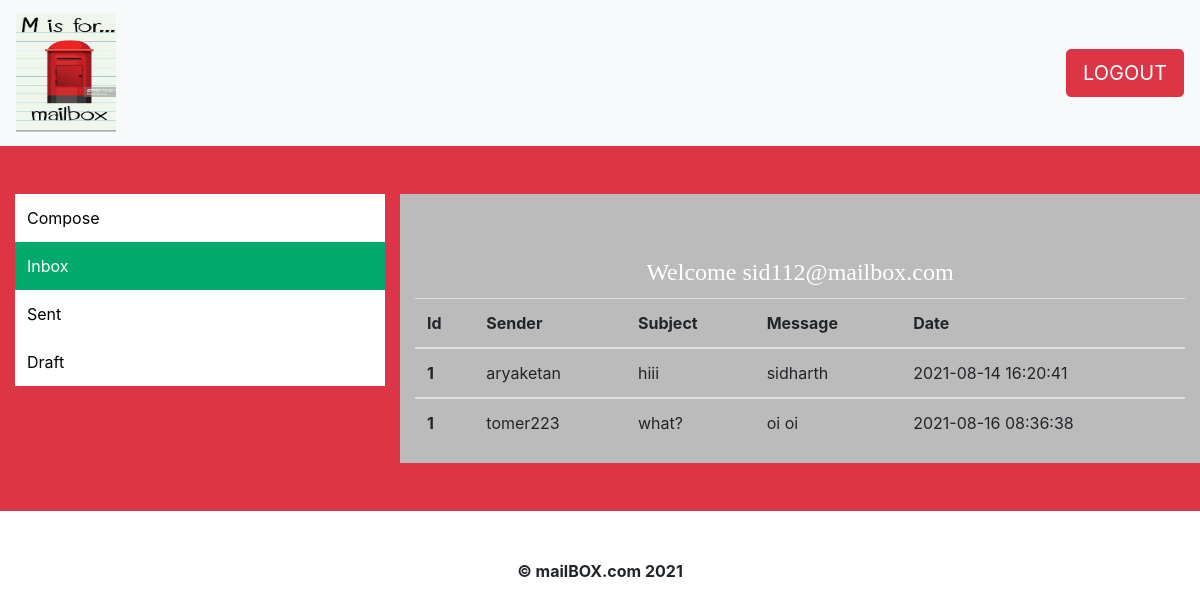
Page /account.php (signed in) on the committed database.
### tables this page shows
CREATE TABLE `inbox` (
  `id` int(11) NOT NULL,
  `reciver` varchar(100) NOT NULL,
  `sender` varchar(100) NOT NULL,
  `subject` varchar(200) NOT NULL,
  `message` varchar(1000) NOT NULL,
  `datetime` timestamp NOT NULL DEFAULT current_timestamp() ON UPDATE current_timestamp()
);

### account.php (the view, shortened to what this page needs)
<?php
include("connect.php");
$q="select * from register where username='$_SESSION[username]' and pass='$_SESSION[pass]'";
$res=mysqli_query($con,$q);
$c=mysqli_num_rows($res);
?>
<!DOCTYPE html>
<html lang="en">
<head>
    <link rel="stylesheet" href="https://cdn.jsdelivr.net/npm/bootstrap@4.6.0/dist/css/bootstrap.min.css">
</head>
<body>
<nav class="navbar navbar-light bg-light">
    <a class="navbar-brand" style="text-decoration: none; font-size: 20px;" href="logout.php">
      <img src="./Images/logo.png.jpg" height="120vh" width="100wh" class="d-inline-block align-top" alt="">
    </a>
    <a  href="logout.php"><button type="submit" value="LOGOUT" class="btn btn-danger btn-lg" >LOGOUT</button></a>
  </nav>
<div class="center-body bg-danger">
            <div class="center-content">
                <div class="container-fluid pt-5 pb-5">
                    <div class="row">
                        <div class="column left col-4" >
                            <div class="vertical-menu">
                                <a href="./compose.php">Compose</a>
                                <a href="./account.php" class="active">Inbox</a>
                                <a href="./sent.php">Sent</a>
                                <a href="./draft.php">Draft</a>
                            </div>
                        </div>
                        <div class="column right col-9" style="background-color:#bbb;">
                        <?php
                            if($c==0)
                                {
                                   header("location:index.php");
                                }
                            else
                                {
                                   echo "<h1 class='text-center'><font face=Brush Script MT size=5px color=white><br>Welcome $_SESSION[username]</font></h1>";
                                }
                        ?>
                        <?php
                         include("connect.php");
                        $tab="select * from inbox where reciver='$_SESSION[username]'";
                        $res=mysqli_query($con,$tab);
                        ?>
                        <table class="table table-hover table-responsive  w-100 d-block d-sm-table">
                        <thead>
                        <th scope="col">Id</th>
                          <th scope="col">Sender</th>
                          <th scope="col">Subject</th>
                          <th scope="col">Message</th>
                          <th scope="col">Date</th>
                      </thead>
                      <?php
                           while ($row=mysqli_fetch_assoc($res))
                            {
                        ?>
                        <tbody>
                        <tr>
                          <th scope="row">1</th>
                          <td><?php echo $row['sender'];?></td>
                          <td><?php echo $row['subject'];?></td>
                          <td><?php echo $row['message'];?></td>
                          <td><?php echo $row['datetime'];?></td>
                        </tr>
                      </tbody>
                      <?php
                           }
                      ?>
                    </table>
                        </div>
                    </div>
                </div>
            </div>
        </div>
        <div class="footer pt-5 pb-5 ">
            <footer class="text-center font-weight-bolder">&copy mailBOX.com 2021</footer>
        </div>
</body>
</html>

### account.php (style rules this page uses)
* { box-sizing: border-box; }
.row { display: flex; }
.column { flex: 50%; }
.vertical-menu { width: 100%; }
.vertical-menu a { background-color:white; color: black; display: block; padding: 12px; text-decoration: none; }
.vertical-menu a.active { background-color: #04AA6D; color: white; }

### rows in the picture
inbox: sender "aryaketan", subject "hiii", message "sidharth", datetime "2021-08-14 16:20:41"
inbox: sender "tomer223", subject "what?", message "oi oi", datetime "2021-08-16 08:36:38"

### other values in the picture
$_SESSION[username] "sid112@mailbox.com"
